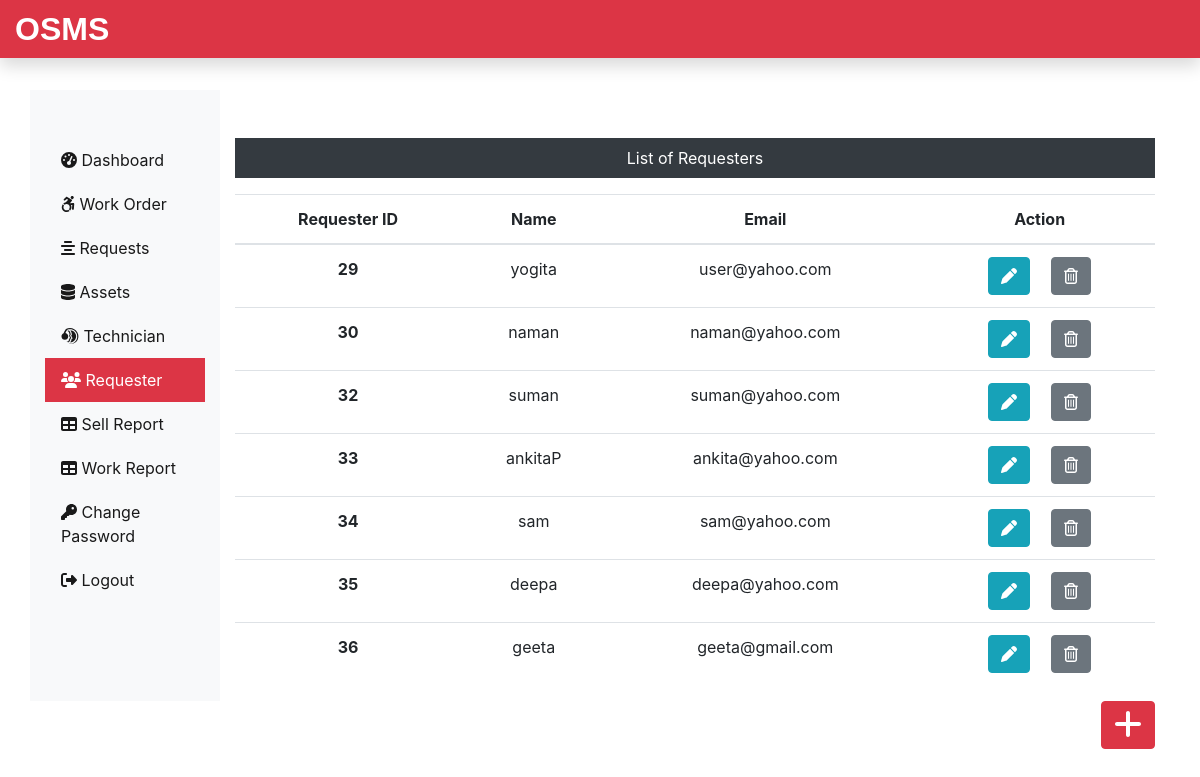
/admin/requester.php (signed in), run on the app's committed database.
### tables this page shows
CREATE TABLE `requesterlogin_tb` (
  `r_login_id` int(11) NOT NULL,
  `r_name` varchar(60) NOT NULL,
  `r_email` varchar(60) NOT NULL,
  `r_password` varchar(60) NOT NULL
);

### admin/requester.php (the view, shortened to what this page needs)
<?php
include('include/header.php');
include('../dbConnection.php');
?>
<div class="col-sm-9 col-md-10 mt-5 text-center">
  <p class=" bg-dark text-white p-2">List of Requesters</p>
  <?php
    $sql = "SELECT * FROM requesterlogin_tb";
    $result = $conn->query($sql);
    if($result->num_rows > 0){
 echo '<table class="table">
  <thead>
   <tr>
    <th scope="col">Requester ID</th>
    <th scope="col">Name</th>
    <th scope="col">Email</th>
    <th scope="col">Action</th>
   </tr>
  </thead>
  <tbody>';
  while($row = $result->fetch_assoc()){
   echo '<tr>';
    echo '<th scope="row">'.$row["r_login_id"].'</th>';
    echo '<td>'. $row["r_name"].'</td>';
    echo '<td>'.$row["r_email"].'</td>';
    echo '<td><form action="editreq.php" method="POST" class="d-inline"> <input type="hidden" name="id" value='. $row["r_login_id"] .'><button type="submit" class="btn btn-info mr-3" name="view" value="View"><i class="fas fa-pen"></i></button></form>
    <form action="" method="POST" class="d-inline"><input type="hidden" name="id" value='. $row["r_login_id"] .'><button type="submit" class="btn btn-secondary" name="delete" value="Delete"><i class="far fa-trash-alt"></i></button></form></td>
   </tr>';
  }
 echo '</tbody>
 </table>';
} else {
  echo "0 Result";
}
?>
</div>
</div>
<div class="text-right">
<a class="btn btn-danger box" href="insertemp.php"><i class="fas fa-plus fa-2x"></i></a>
</div>
</div>
<?php
include('include/footer.php');
?>

### admin/include/header.php (style rules this page uses)
a { color: rgb(0 0 0 / 90%); }

### data on the page
requesterlogin_tb: r_login_id "29", r_name "yogita", r_email "user@yahoo.com"
requesterlogin_tb: r_login_id "30", r_name "naman", r_email "naman@yahoo.com"
requesterlogin_tb: r_login_id "32", r_name "suman", r_email "suman@yahoo.com"
requesterlogin_tb: r_login_id "33", r_name "ankitaP", r_email "ankita@yahoo.com"
requesterlogin_tb: r_login_id "34", r_name "sam", r_email "sam@yahoo.com"
requesterlogin_tb: r_login_id "35", r_name "deepa", r_email "deepa@yahoo.com"
requesterlogin_tb: r_login_id "36", r_name "geeta", r_email "geeta@gmail.com"
